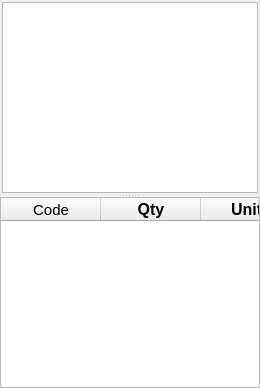
            <widget class="QSplitter" name="splitterGrid">
             <property name="sizePolicy">
              <sizepolicy hsizetype="Expanding" vsizetype="MinimumExpanding">
               <horstretch>0</horstretch>
               <verstretch>0</verstretch>
              </sizepolicy>
             </property>
             <property name="minimumSize">
              <size>
               <width>0</width>
               <height>180</height>
              </size>
             </property>
             <property name="maximumSize">
              <size>
               <width>16777215</width>
               <height>16777215</height>
              </size>
             </property>
             <property name="orientation">
              <enum>Qt::Vertical</enum>
             </property>
             <property name="handleWidth">
              <number>2</number>
             </property>
             <widget class="QFrame" name="frameGridView">
              <property name="sizePolicy">
               <sizepolicy hsizetype="Expanding" vsizetype="Expanding">
                <horstretch>0</horstretch>
                <verstretch>0</verstretch>
               </sizepolicy>
              </property>
              <property name="minimumSize">
               <size>
                <width>0</width>
                <height>128</height>
               </size>
              </property>
              <property name="maximumSize">
               <size>
                <width>16777215</width>
                <height>16777215</height>
               </size>
              </property>
              <property name="frameShape">
               <enum>QFrame::NoFrame</enum>
              </property>
              <property name="frameShadow">
               <enum>QFrame::Raised</enum>
              </property>
              <layout class="QGridLayout">
               <property name="leftMargin">
                <number>2</number>
               </property>
               <property name="topMargin">
                <number>2</number>
               </property>
               <property name="rightMargin">
                <number>2</number>
               </property>
               <property name="bottomMargin">
                <number>2</number>
               </property>
               <property name="horizontalSpacing">
                <number>2</number>
               </property>
               <property name="verticalSpacing">
                <number>0</number>
               </property>
               <item row="4" column="0" colspan="4">
                <widget class="QListView" name="listView">
                 <property name="sizePolicy">
                  <sizepolicy hsizetype="Expanding" vsizetype="Minimum">
                   <horstretch>0</horstretch>
                   <verstretch>0</verstretch>
                  </sizepolicy>
                 </property>
                 <property name="minimumSize">
                  <size>
                   <width>0</width>
                   <height>110</height>
                  </size>
                 </property>
                 <property name="maximumSize">
                  <size>
                   <width>16777215</width>
                   <height>16777215</height>
                  </size>
                 </property>
                 <property name="layoutDirection">
                  <enum>Qt::LeftToRight</enum>
                 </property>
                 <property name="horizontalScrollBarPolicy">
                  <enum>Qt::ScrollBarAlwaysOff</enum>
                 </property>
                 <property name="autoScrollMargin">
                  <number>16</number>
                 </property>
                </widget>
               </item>
              </layout>
             </widget>
             <widget class="QTableWidget" name="tableWidget">
              <property name="enabled">
               <bool>true</bool>
              </property>
              <property name="sizePolicy">
               <sizepolicy hsizetype="Expanding" vsizetype="MinimumExpanding">
                <horstretch>0</horstretch>
                <verstretch>0</verstretch>
               </sizepolicy>
              </property>
              <property name="minimumSize">
               <size>
                <width>0</width>
                <height>56</height>
               </size>
              </property>
              <property name="maximumSize">
               <size>
                <width>16777215</width>
                <height>16777215</height>
               </size>
              </property>
              <property name="font">
               <font>
                <pointsize>12</pointsize>
                <weight>75</weight>
                <bold>true</bold>
               </font>
              </property>
              <property name="focusPolicy">
               <enum>Qt::NoFocus</enum>
              </property>
              <property name="styleSheet">
               <string notr="true"/>
              </property>
              <property name="frameShape">
               <enum>QFrame::StyledPanel</enum>
              </property>
              <property name="verticalScrollBarPolicy">
               <enum>Qt::ScrollBarAsNeeded</enum>
              </property>
              <property name="horizontalScrollBarPolicy">
               <enum>Qt::ScrollBarAlwaysOff</enum>
              </property>
              <property name="autoScroll">
               <bool>true</bool>
              </property>
              <property name="editTriggers">
               <set>QAbstractItemView::DoubleClicked</set>
              </property>
              <property name="tabKeyNavigation">
               <bool>false</bool>
              </property>
              <property name="showDropIndicator" stdset="0">
               <bool>false</bool>
              </property>
              <property name="dragDropOverwriteMode">
               <bool>false</bool>
              </property>
              <property name="alternatingRowColors">
               <bool>false</bool>
              </property>
              <property name="selectionMode">
               <enum>QAbstractItemView::SingleSelection</enum>
              </property>
              <property name="selectionBehavior">
               <enum>QAbstractItemView::SelectRows</enum>
              </property>
              <property name="showGrid">
               <bool>false</bool>
              </property>
              <property name="cornerButtonEnabled">
               <bool>false</bool>
              </property>
              <attribute name="horizontalHeaderDefaultSectionSize">
               <number>100</number>
              </attribute>
              <attribute name="verticalHeaderVisible">
               <bool>false</bool>
              </attribute>
              <column>
               <property name="text">
                <string>Code</string>
               </property>
               <property name="font">
                <font>
                 <pointsize>11</pointsize>
                 <weight>50</weight>
                 <bold>false</bold>
                </font>
               </property>
              </column>
              <column>
               <property name="text">
                <string>Qty</string>
               </property>
              </column>
              <column>
               <property name="text">
                <string>Units</string>
               </property>
              </column>
              <column>
               <property name="text">
                <string>Description</string>
               </property>
              </column>
              <column>
               <property name="text">
                <string>Price</string>
               </property>
              </column>
              <column>
               <property name="text">
                <string>Discount</string>
               </property>
              </column>
              <column>
               <property name="text">
                <string>Total</string>
               </property>
              </column>
             </widget>
            </widget>
